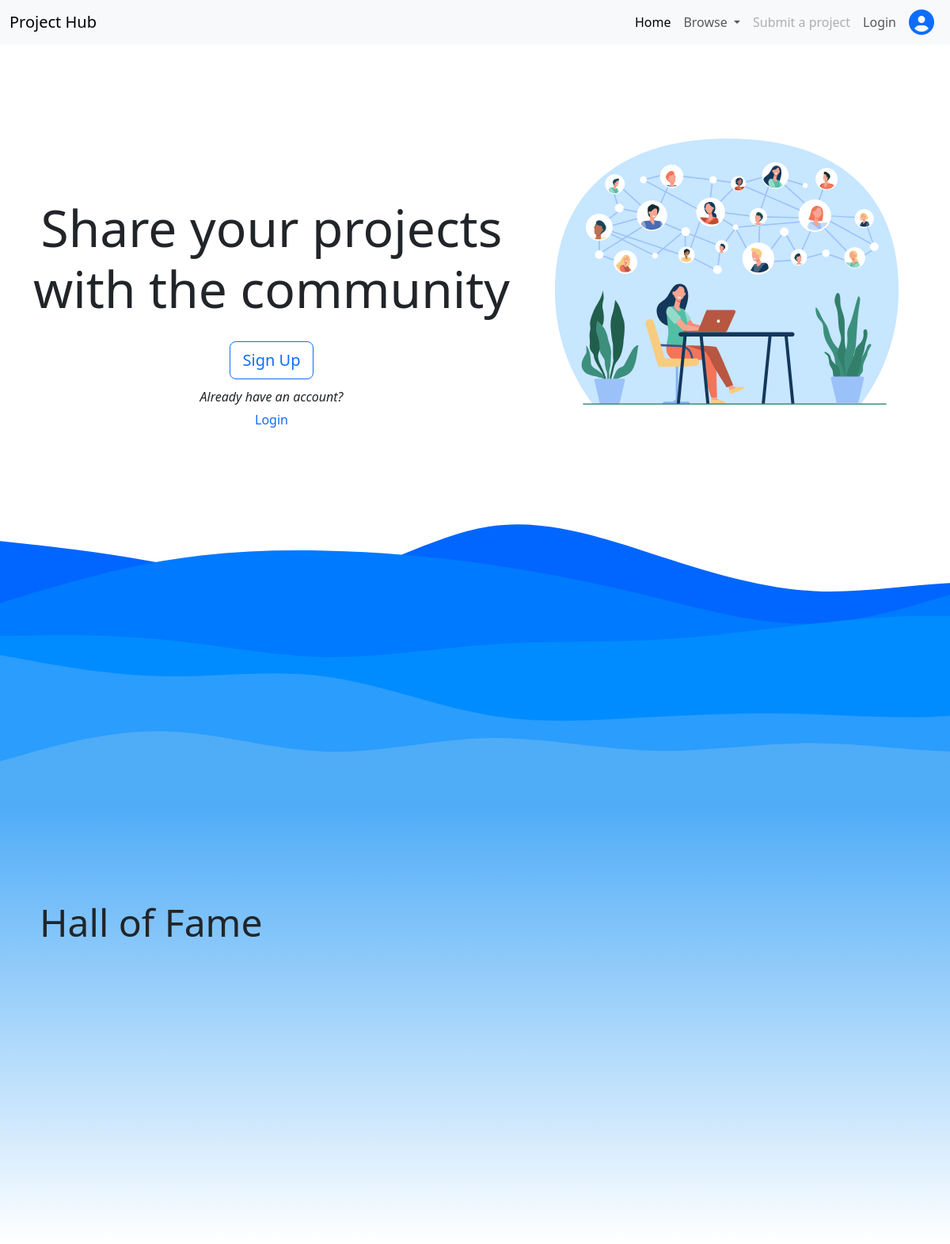
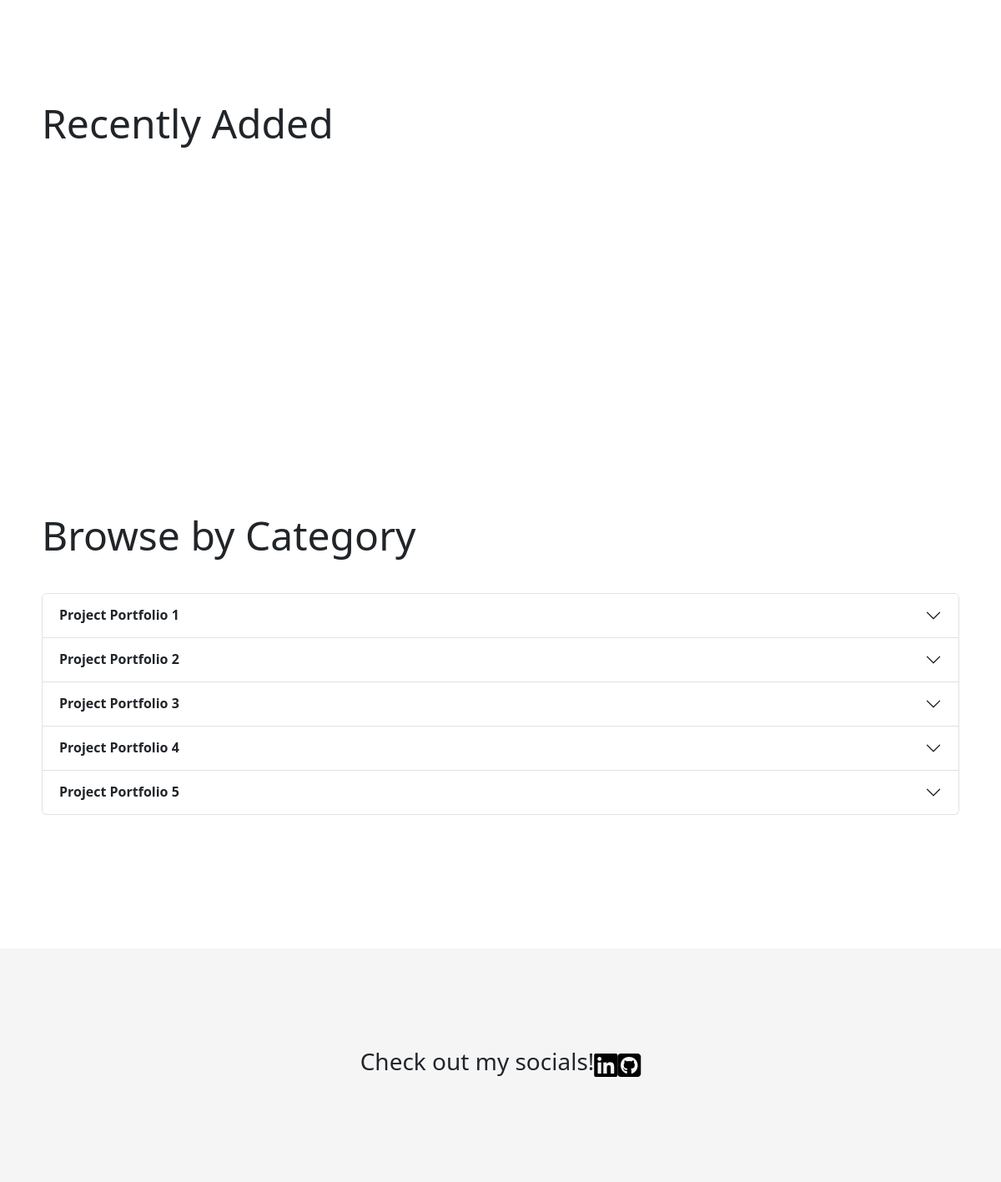
The page / on the database its author committed (2 pictures, top to bottom).
### hub_main/models.py (models this page shows, shortened)
class Category(models.Model):
    name = models.CharField(max_length=200, blank=False)
    slug = models.SlugField(max_length=200, unique=True)

### hub_main/views.py (the view)
# urls.py: path('', views.home, name='home'),
def home(request):
    hof_posts = Post.objects.all().annotate(like_count=Count('likes'))
    hof_posts = hof_posts.order_by('-like_count')
    hof_posts = list(hof_posts)
    recent_posts = Post.objects.all().order_by('created_on')
    recent_posts = list(recent_posts)
    recent_posts.reverse()
    context = {
        'hof_post_1' : hof_posts[0],
        'hof_post_2' : hof_posts[1],
        'hof_post_3' : hof_posts[2],
        'recent_posts' : recent_posts[:4],
        'categories' : Category.objects.all()
    }
    return render(request, 'index.html', context)

### hub_main/templates/index.html (shortened to what this page needs)
{% extends "base.html" %}
{% load static %}
{% block content %}
<section>
	<div id="hero-background">
		<div class="container" id="hero-outer">
			<div id="hero-cta">
				{% if user.is_authenticated %}
					<h1>Welcome back, <br>{{ user }}!</h1>
					<a href="{% url 'project_submission' %}" class="btn btn-outline-primary btn-lg">Submit a project</a>
				{% else %}
					<h1>Share your projects<br>with the community</h1>
					<a href="{% url 'register' %}" class="btn btn-outline-primary btn-lg">Sign Up</a>
					<em><p>Already have an account?</p></em>
					<a href="{% url 'login' %}" class="">Login</a>
				{% endif %}
			</div>
			<div class="d-none d-lg-block" id="hero-svg"></div>
		</div>
	</div>
</section>
<section>
    <div class="container-fluid padding-content" id="hall-of-fame-section">
        <h2 class="section-title">Hall of Fame</h2>
        <div class="grid">
            <div class="row">
                <div class="col-md-6 col-12">
					<a href="{% url 'project_details' hof_post_1.slug %}" style="color:inherit;">
					</a>
                </div>
                <div class="col-md-3 col-6">
					<a href="{% url 'project_details' hof_post_2.slug %}" style="color:inherit;">
					</a>
                </div>
                <div class="col-md-3 col-6">
					<a href="{% url 'project_details' hof_post_3.slug %}" style="color:inherit;">
					</a>
                </div>
            </div>
        </div>
    </div>
</section>
<section>
    <div class="container-fluid padding-content">
    <h2 class="section-title">Recently Added</h2>
            <div class="grid">
                <div class="row">
                </div>
            </div>
        </div>
</section>
<section>
    <div class="container-fluid padding-content">
        <h2 class="section-title">Browse by Category</h2>
    <div class="accordion" id="accordionCategories">
        {% for category in categories %}
            <div class="accordion-item">
            <h2 class="accordion-header">
                <button class="accordion-button collapsed" type="button" data-bs-toggle="collapse" data-bs-target="#{{ category.slug }}" aria-expanded="false" aria-controls="collapseOne">
                <strong>{{ category.name }}</strong>
                </button>
            </h2>
            </div>
        {% endfor %}
      </div>
      </div>
</section>
{% endblock %}

### hub_main/static/hub_main/css/styles.css (style rules this page uses)
* { margin: 0; padding: 0; box-sizing: border-box; }
#hero-outer { height: 85vh; display: flex; align-items: center; justify-content: space-between; z-index: 1; }
#hero-background { background-image: url('../images/background-waves.svg'); background-size: cover; background-repeat: no-repeat; height: 120vh; }
#hero-cta { text-align: center; }
#hero-cta h1 { font-size: 4rem; padding-bottom: 20px; }
#hero-cta p { padding-top: 10px; margin-bottom: 5px; }
#hero-cta a { text-decoration: none; }
#hero-svg { height: 60vh; width: 40vw; background-image: url('../images/hero-image.svg'); background-size: contain; background-repeat: no-repeat; }
#hall-of-fame-section { background: linear-gradient(to bottom, #4facf7, white); }
.section-title { padding-top: 15vh; margin-bottom: 5vh; font-size: 3rem; }
.padding-content { padding-left: 50px; padding-right: 50px; }

### rows shown on the page
Category: name "Project Portfolio 1"
Category: name "Project Portfolio 2"
Category: name "Project Portfolio 3"
Category: name "Project Portfolio 4"
Category: name "Project Portfolio 5"
